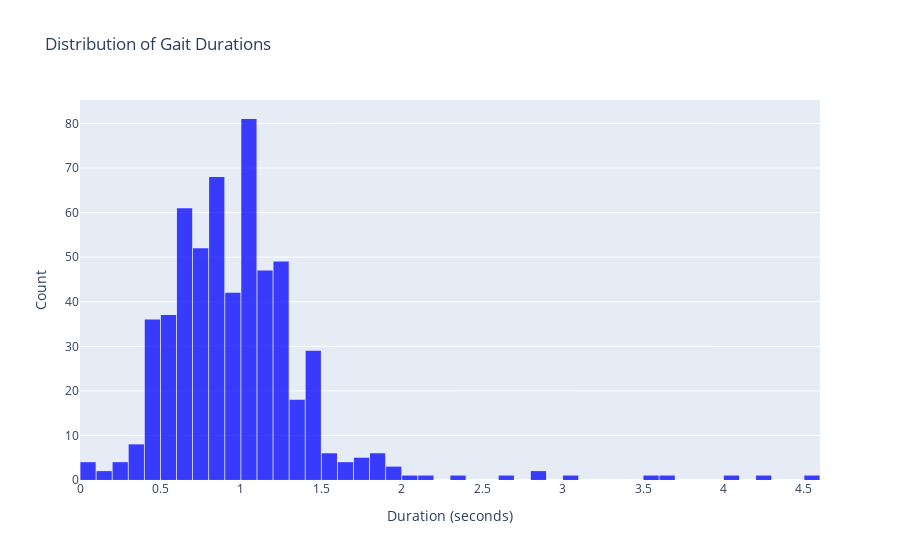

The code cell stored with this chart in its notebook:
### Code cell
gait_durations = [(len(gait['norm']) / 50) for gait in match_data_1]  # Divide by 50 to convert to seconds

fig = go.Figure()
fig.add_trace(go.Histogram(x=gait_durations, 
                           marker_color='blue',
                           opacity=0.75))

fig.update_layout(title_text='Distribution of Gait Durations',
                  xaxis_title='Duration (seconds)',
                  yaxis_title='Count',
                  bargap=0.05)

fig.show()

### Figure 1 — Plotly figure (JSON) as saved in the notebook; plotly's stock layout.template omitted (floating-point values rounded to 4 significant figures; data arrays with more than 128 entries replaced by an {"elided": "..."} marker saying what was removed)
{"data": [{"marker": {"color": "blue"}, "opacity": 0.75, "type": "histogram", "x": {"elided": "574 float values"}}], "layout": {"bargap": 0.05, "title": {"text": "Distribution of Gait Durations"}, "xaxis": {"title": {"text": "Duration (seconds)"}}, "yaxis": {"title": {"text": "Count"}}}}
